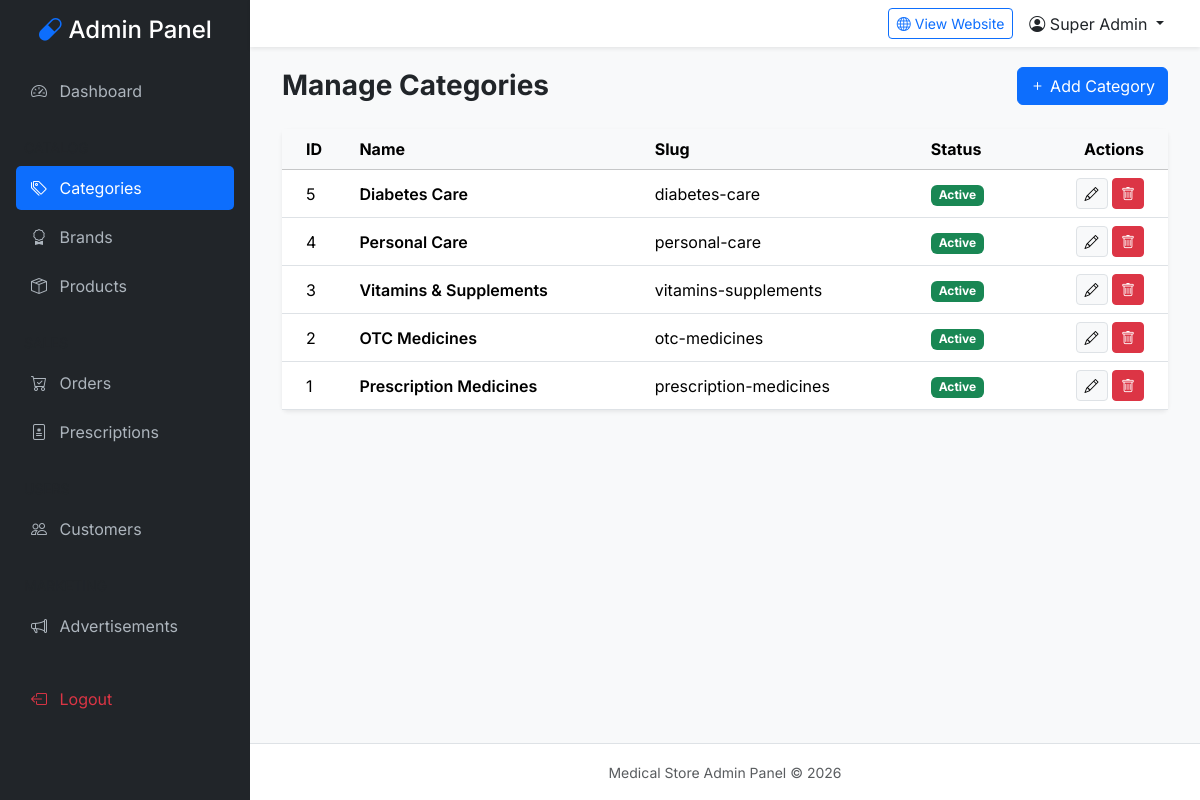
The app's page /admin/categories.php (signed in) with its own data.
### tables this page shows
CREATE TABLE `product_categories` (
  `id` int(11) NOT NULL AUTO_INCREMENT,
  `name` varchar(100) NOT NULL,
  `slug` varchar(150) NOT NULL,
  `image` varchar(255) DEFAULT NULL,
  `status` tinyint(1) NOT NULL DEFAULT 1,
  `created_at` timestamp NOT NULL DEFAULT current_timestamp(),
  PRIMARY KEY (`id`),
  UNIQUE KEY `slug` (`slug`)
);

### admin/categories.php (the view, shortened to what this page needs)
<?php
include 'includes/header.php';
include 'includes/sidebar.php';
$categories = $pdo->query("SELECT * FROM product_categories ORDER BY id DESC")->fetchAll();
?>
<div class="d-flex justify-content-between align-items-center mb-4">
    <h3 class="fw-bold mb-0">Manage Categories</h3>
    <button class="btn btn-primary" data-bs-toggle="modal" data-bs-target="#addModal"><i class="bi bi-plus"></i> Add Category</button>
</div>
<div class="card shadow-sm border-0">
    <div class="card-body p-0">
        <div class="table-responsive">
            <table class="table table-hover align-middle mb-0">
                <thead class="table-light">
                    <tr>
                        <th class="ps-4">ID</th>
                        <th>Name</th>
                        <th>Slug</th>
                        <th>Status</th>
                        <th class="text-end pe-4">Actions</th>
                    </tr>
                </thead>
                <tbody>
                    <?php foreach($categories as $cat): ?>
                    <tr>
                        <td class="ps-4"><?php echo $cat['id']; ?></td>
                        <td class="fw-semibold"><?php echo htmlspecialchars($cat['name']); ?></td>
                        <td><?php echo htmlspecialchars($cat['slug']); ?></td>
                        <td>
                            <?php if($cat['status']): ?>
                                <span class="badge bg-success">Active</span>
                            <?php else: ?>
                                <span class="badge bg-danger">Inactive</span>
                            <?php endif; ?>
                        </td>
                        <td class="text-end pe-4">
                            <button class="btn btn-sm btn-light border edit-btn"
                                data-id="<?php echo $cat['id']; ?>"
                                data-name="<?php echo htmlspecialchars($cat['name']); ?>"
                                data-status="<?php echo $cat['status']; ?>"
                                data-bs-toggle="modal" data-bs-target="#editModal">
                                <i class="bi bi-pencil"></i>
                            </button>
                            <form action="categories.php" method="POST" class="d-inline" onsubmit="return confirm('Are you sure? Products linked to this category might be affected.');">
                                <button type="submit" class="btn btn-sm btn-danger"><i class="bi bi-trash"></i></button>
                            </form>
                        </td>
                    </tr>
                    <?php endforeach; ?>
                </tbody>
            </table>
        </div>
    </div>
</div>
<?php include 'includes/footer.php'; ?>

### admin/includes/header.php (shortened to what this page needs)
<!DOCTYPE html>
<html lang="en">
<head>
    <link href="https://cdn.jsdelivr.net/npm/bootstrap@5.3.2/dist/css/bootstrap.min.css" rel="stylesheet">
    <link href="https://cdn.jsdelivr.net/npm/bootstrap-icons@1.11.1/font/bootstrap-icons.css" rel="stylesheet">
</head>
<body>
    <div class="d-flex">

### admin/includes/sidebar.php (shortened to what this page needs)
<?php
$currentPage = basename($_SERVER['PHP_SELF']);
?>
        <div class="sidebar p-3" style="width: 250px;">
            <h4 class="text-center text-white mb-4"><i class="bi bi-capsule text-primary"></i> Admin Panel</h4>
            <a href="index.php" class="<?php echo ($currentPage == 'index.php') ? 'active' : ''; ?>">
                <i class="bi bi-speedometer2 me-2"></i> Dashboard
            </a>
            <p class="text-muted small text-uppercase mt-4 mb-2 px-2">Catalog</p>
            <a href="categories.php" class="<?php echo ($currentPage == 'categories.php') ? 'active' : ''; ?>">
                <i class="bi bi-tags me-2"></i> Categories
            </a>
            <a href="brands.php" class="<?php echo ($currentPage == 'brands.php') ? 'active' : ''; ?>">
                <i class="bi bi-award me-2"></i> Brands
            </a>
            <a href="products.php" class="<?php echo ($currentPage == 'products.php' || $currentPage == 'product_add.php') ? 'active' : ''; ?>">
                <i class="bi bi-box-seam me-2"></i> Products
            </a>
            <p class="text-muted small text-uppercase mt-4 mb-2 px-2">Sales</p>
            <a href="orders.php" class="<?php echo ($currentPage == 'orders.php') ? 'active' : ''; ?>">
                <i class="bi bi-cart-check me-2"></i> Orders
            </a>
            <a href="prescriptions.php" class="<?php echo ($currentPage == 'prescriptions.php') ? 'active' : ''; ?>">
                <i class="bi bi-file-medical me-2"></i> Prescriptions
            </a>
            <p class="text-muted small text-uppercase mt-4 mb-2 px-2">Users</p>
            <a href="customers.php" class="<?php echo ($currentPage == 'customers.php') ? 'active' : ''; ?>">
                <i class="bi bi-people me-2"></i> Customers
            </a>
            <p class="text-muted small text-uppercase mt-4 mb-2 px-2">Marketing</p>
            <a href="advertisements.php" class="<?php echo ($currentPage == 'advertisements.php') ? 'active' : ''; ?>">
                <i class="bi bi-megaphone me-2"></i> Advertisements
            </a>
            <div class="mt-auto pt-4">
                <a href="logout.php" class="text-danger">
                    <i class="bi bi-box-arrow-left me-2"></i> Logout
                </a>
            </div>
        </div>
        <div class="flex-grow-1 d-flex flex-column" style="min-width: 0;">
            <nav class="navbar navbar-expand-lg navbar-admin px-4 py-2">
                <div class="container-fluid">
                    <div class="ms-auto d-flex align-items-center">
                        <a href="../" target="_blank" class="btn btn-outline-primary btn-sm me-3">
                            <i class="bi bi-globe"></i> View Website
                        </a>
                        <div class="dropdown">
                            <a class="nav-link dropdown-toggle text-dark" href="#" role="button" data-bs-toggle="dropdown">
                                <i class="bi bi-person-circle"></i> <?php echo isset($_SESSION['admin_name']) ? htmlspecialchars($_SESSION['admin_name']) : 'Admin'; ?>
                            </a>
                        </div>
                    </div>
                </div>
            </nav>
            <div class="main-content flex-grow-1">
                <div class="container-fluid">

### admin/includes/footer.php (shortened to what this page needs)
                </div>
            </div>
            <footer class="bg-white p-3 text-center border-top mt-auto">
                <small class="text-muted">Medical Store Admin Panel &copy; <?php echo date('Y'); ?></small>
            </footer>
        </div>
    </div>
</body>
</html>

### admin/includes/header.php (style rules this page uses)
body { font-family: 'Inter', sans-serif; background-color: #f8f9fa; }
.sidebar { min-height: 100vh; background-color: #212529; color: #fff; }
.sidebar a { color: #adb5bd; text-decoration: none; padding: 10px 15px; display: block; border-radius: 5px; margin-bottom: 5px; transition: all 0.3s; }
.sidebar a:hover, .sidebar a.active { background-color: #0d6efd; color: #fff; }
.main-content { padding: 20px; }
.navbar-admin { background-color: #fff; box-shadow: 0 2px 4px rgba(0,0,0,.08); }

### records on screen
product_categories: id "5", name "Diabetes Care", slug "diabetes-care", status "Active"
product_categories: id "4", name "Personal Care", slug "personal-care", status "Active"
product_categories: id "3", name "Vitamins & Supplements", slug "vitamins-supplements", status "Active"
product_categories: id "2", name "OTC Medicines", slug "otc-medicines", status "Active"
product_categories: id "1", name "Prescription Medicines", slug "prescription-medicines", status "Active"

### other values on screen
$_SESSION['admin_name'] "Super Admin"
